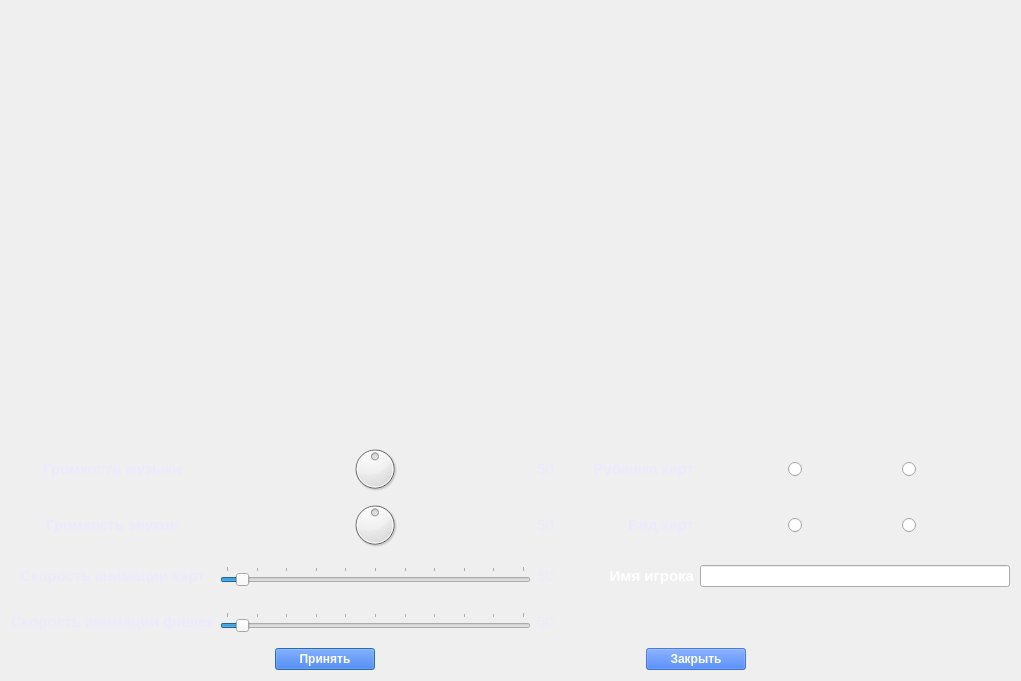
<?xml version="1.0" encoding="UTF-8"?>
<ui version="4.0">
 <class>SettingsForm</class>
 <widget class="QDialog" name="SettingsForm">
  <property name="geometry">
   <rect>
    <x>0</x>
    <y>0</y>
    <width>1021</width>
    <height>681</height>
   </rect>
  </property>
  <property name="windowTitle">
   <string>Настройки</string>
  </property>
  <property name="windowOpacity">
   <double>1.000000000000000</double>
  </property>
  <property name="autoFillBackground">
   <bool>true</bool>
  </property>
  <layout class="QVBoxLayout" name="verticalLayout_5">
   <item>
    <layout class="QVBoxLayout" name="verticalLayout_3">
     <item>
      <spacer name="verticalSpacer">
       <property name="orientation">
        <enum>Qt::Vertical</enum>
       </property>
       <property name="sizeType">
        <enum>QSizePolicy::Maximum</enum>
       </property>
       <property name="sizeHint" stdset="0">
        <size>
         <width>20</width>
         <height>500</height>
        </size>
       </property>
      </spacer>
     </item>
     <item>
      <layout class="QGridLayout" name="gridLayout">
       <item row="2" column="3">
        <widget class="QLabel" name="label_5">
         <property name="sizePolicy">
          <sizepolicy hsizetype="Minimum" vsizetype="Preferred">
           <horstretch>0</horstretch>
           <verstretch>0</verstretch>
          </sizepolicy>
         </property>
         <property name="palette">
          <palette>
           <active>
            <colorrole role="WindowText">
             <brush brushstyle="SolidPattern">
              <color alpha="255">
               <red>236</red>
               <green>233</green>
               <blue>255</blue>
              </color>
             </brush>
            </colorrole>
           </active>
           <inactive>
            <colorrole role="WindowText">
             <brush brushstyle="SolidPattern">
              <color alpha="255">
               <red>236</red>
               <green>233</green>
               <blue>255</blue>
              </color>
             </brush>
            </colorrole>
           </inactive>
           <disabled>
            <colorrole role="WindowText">
             <brush brushstyle="SolidPattern">
              <color alpha="255">
               <red>120</red>
               <green>120</green>
               <blue>120</blue>
              </color>
             </brush>
            </colorrole>
           </disabled>
          </palette>
         </property>
         <property name="font">
          <font>
           <pointsize>11</pointsize>
           <weight>75</weight>
           <bold>true</bold>
          </font>
         </property>
         <property name="text">
          <string>Рубашка карт</string>
         </property>
         <property name="alignment">
          <set>Qt::AlignRight|Qt::AlignTrailing|Qt::AlignVCenter</set>
         </property>
        </widget>
       </item>
       <item row="3" column="2">
        <widget class="QLabel" name="soundValue_lbl">
         <property name="palette">
          <palette>
           <active>
            <colorrole role="WindowText">
             <brush brushstyle="SolidPattern">
              <color alpha="255">
               <red>236</red>
               <green>233</green>
               <blue>255</blue>
              </color>
             </brush>
            </colorrole>
           </active>
           <inactive>
            <colorrole role="WindowText">
             <brush brushstyle="SolidPattern">
              <color alpha="255">
               <red>236</red>
               <green>233</green>
               <blue>255</blue>
              </color>
             </brush>
            </colorrole>
           </inactive>
           <disabled>
            <colorrole role="WindowText">
             <brush brushstyle="SolidPattern">
              <color alpha="255">
               <red>120</red>
               <green>120</green>
               <blue>120</blue>
              </color>
             </brush>
            </colorrole>
           </disabled>
          </palette>
         </property>
         <property name="font">
          <font>
           <pointsize>11</pointsize>
          </font>
         </property>
         <property name="text">
          <string>50</string>
         </property>
         <property name="alignment">
          <set>Qt::AlignLeading|Qt::AlignLeft|Qt::AlignVCenter</set>
         </property>
        </widget>
       </item>
       <item row="5" column="2">
        <widget class="QLabel" name="chipsAnimValue_lbl">
         <property name="minimumSize">
          <size>
           <width>50</width>
           <height>0</height>
          </size>
         </property>
         <property name="palette">
          <palette>
           <active>
            <colorrole role="WindowText">
             <brush brushstyle="SolidPattern">
              <color alpha="255">
               <red>236</red>
               <green>233</green>
               <blue>255</blue>
              </color>
             </brush>
            </colorrole>
           </active>
           <inactive>
            <colorrole role="WindowText">
             <brush brushstyle="SolidPattern">
              <color alpha="255">
               <red>236</red>
               <green>233</green>
               <blue>255</blue>
              </color>
             </brush>
            </colorrole>
           </inactive>
           <disabled>
            <colorrole role="WindowText">
             <brush brushstyle="SolidPattern">
              <color alpha="255">
               <red>120</red>
               <green>120</green>
               <blue>120</blue>
              </color>
             </brush>
            </colorrole>
           </disabled>
          </palette>
         </property>
         <property name="font">
          <font>
           <pointsize>11</pointsize>
          </font>
         </property>
         <property name="text">
          <string>50</string>
         </property>
         <property name="alignment">
          <set>Qt::AlignLeading|Qt::AlignLeft|Qt::AlignVCenter</set>
         </property>
        </widget>
       </item>
       <item row="3" column="4">
        <widget class="QGroupBox" name="groupBox_2">
         <property name="styleSheet">
          <string notr="true">border: 0px</string>
         </property>
         <property name="title">
          <string/>
         </property>
         <layout class="QVBoxLayout" name="verticalLayout_2">
          <property name="leftMargin">
           <number>0</number>
          </property>
          <property name="topMargin">
           <number>0</number>
          </property>
          <property name="rightMargin">
           <number>0</number>
          </property>
          <property name="bottomMargin">
           <number>0</number>
          </property>
          <item>
           <layout class="QHBoxLayout" name="horizontalLayout_5">
            <item>
             <spacer name="horizontalSpacer_4">
              <property name="orientation">
               <enum>Qt::Horizontal</enum>
              </property>
              <property name="sizeHint" stdset="0">
               <size>
                <width>40</width>
                <height>20</height>
               </size>
              </property>
             </spacer>
            </item>
            <item>
             <widget class="QRadioButton" name="card1_rbtn">
              <property name="sizePolicy">
               <sizepolicy hsizetype="Fixed" vsizetype="Fixed">
                <horstretch>0</horstretch>
                <verstretch>0</verstretch>
               </sizepolicy>
              </property>
              <property name="contextMenuPolicy">
               <enum>Qt::NoContextMenu</enum>
              </property>
              <property name="layoutDirection">
               <enum>Qt::LeftToRight</enum>
              </property>
              <property name="autoFillBackground">
               <bool>false</bool>
              </property>
              <property name="text">
               <string/>
              </property>
              <property name="icon">
               <iconset>
                <normaloff>cards/1_h13.png</normaloff>cards/1_h13.png</iconset>
              </property>
              <property name="iconSize">
               <size>
                <width>61</width>
                <height>86</height>
               </size>
              </property>
             </widget>
            </item>
            <item>
             <spacer name="horizontalSpacer_5">
              <property name="orientation">
               <enum>Qt::Horizontal</enum>
              </property>
              <property name="sizeHint" stdset="0">
               <size>
                <width>60</width>
                <height>20</height>
               </size>
              </property>
             </spacer>
            </item>
            <item>
             <widget class="QRadioButton" name="card2_rbtn">
              <property name="sizePolicy">
               <sizepolicy hsizetype="Fixed" vsizetype="Fixed">
                <horstretch>0</horstretch>
                <verstretch>0</verstretch>
               </sizepolicy>
              </property>
              <property name="text">
               <string/>
              </property>
              <property name="icon">
               <iconset>
                <normaloff>cards/2_h13.png</normaloff>cards/2_h13.png</iconset>
              </property>
              <property name="iconSize">
               <size>
                <width>61</width>
                <height>86</height>
               </size>
              </property>
             </widget>
            </item>
            <item>
             <spacer name="horizontalSpacer_6">
              <property name="orientation">
               <enum>Qt::Horizontal</enum>
              </property>
              <property name="sizeHint" stdset="0">
               <size>
                <width>40</width>
                <height>20</height>
               </size>
              </property>
             </spacer>
            </item>
           </layout>
          </item>
         </layout>
        </widget>
       </item>
       <item row="5" column="1">
        <layout class="QVBoxLayout" name="verticalLayout_4">
         <property name="topMargin">
          <number>10</number>
         </property>
         <property name="bottomMargin">
          <number>10</number>
         </property>
         <item>
          <widget class="QSlider" name="chipsAnimSlider">
           <property name="maximum">
            <number>1000</number>
           </property>
           <property name="value">
            <number>50</number>
           </property>
           <property name="orientation">
            <enum>Qt::Horizontal</enum>
           </property>
           <property name="tickPosition">
            <enum>QSlider::TicksAbove</enum>
           </property>
           <property name="tickInterval">
            <number>100</number>
           </property>
          </widget>
         </item>
        </layout>
       </item>
       <item row="2" column="1">
        <layout class="QHBoxLayout" name="horizontalLayout_6">
         <item>
          <widget class="QDial" name="musicDial">
           <property name="maximumSize">
            <size>
             <width>70</width>
             <height>70</height>
            </size>
           </property>
           <property name="maximum">
            <number>100</number>
           </property>
           <property name="value">
            <number>50</number>
           </property>
          </widget>
         </item>
        </layout>
       </item>
       <item row="4" column="1">
        <layout class="QHBoxLayout" name="horizontalLayout_2">
         <property name="topMargin">
          <number>10</number>
         </property>
         <property name="bottomMargin">
          <number>10</number>
         </property>
         <item>
          <widget class="QSlider" name="cardsAnimSlider">
           <property name="maximum">
            <number>1000</number>
           </property>
           <property name="value">
            <number>50</number>
           </property>
           <property name="orientation">
            <enum>Qt::Horizontal</enum>
           </property>
           <property name="tickPosition">
            <enum>QSlider::TicksAbove</enum>
           </property>
           <property name="tickInterval">
            <number>100</number>
           </property>
          </widget>
         </item>
        </layout>
       </item>
       <item row="2" column="4">
        <widget class="QGroupBox" name="groupBox">
         <property name="styleSheet">
          <string notr="true">border: 0px</string>
         </property>
         <property name="title">
          <string/>
         </property>
         <layout class="QVBoxLayout" name="verticalLayout">
          <property name="leftMargin">
           <number>0</number>
          </property>
          <property name="topMargin">
           <number>0</number>
          </property>
          <property name="rightMargin">
           <number>0</number>
          </property>
          <property name="bottomMargin">
           <number>0</number>
          </property>
          <item>
           <layout class="QHBoxLayout" name="horizontalLayout_3">
            <item>
             <spacer name="horizontalSpacer">
              <property name="orientation">
               <enum>Qt::Horizontal</enum>
              </property>
              <property name="sizeHint" stdset="0">
               <size>
                <width>40</width>
                <height>20</height>
               </size>
              </property>
             </spacer>
            </item>
            <item>
             <widget class="QRadioButton" name="shirt1_rbtn">
              <property name="sizePolicy">
               <sizepolicy hsizetype="Fixed" vsizetype="Fixed">
                <horstretch>0</horstretch>
                <verstretch>0</verstretch>
               </sizepolicy>
              </property>
              <property name="layoutDirection">
               <enum>Qt::LeftToRight</enum>
              </property>
              <property name="text">
               <string/>
              </property>
              <property name="icon">
               <iconset>
                <normaloff>cards/1_shirt.png</normaloff>cards/1_shirt.png</iconset>
              </property>
              <property name="iconSize">
               <size>
                <width>61</width>
                <height>86</height>
               </size>
              </property>
             </widget>
            </item>
            <item>
             <spacer name="horizontalSpacer_2">
              <property name="orientation">
               <enum>Qt::Horizontal</enum>
              </property>
              <property name="sizeHint" stdset="0">
               <size>
                <width>60</width>
                <height>20</height>
               </size>
              </property>
             </spacer>
            </item>
            <item>
             <widget class="QRadioButton" name="shirt2_rbtn">
              <property name="sizePolicy">
               <sizepolicy hsizetype="Fixed" vsizetype="Fixed">
                <horstretch>0</horstretch>
                <verstretch>0</verstretch>
               </sizepolicy>
              </property>
              <property name="text">
               <string/>
              </property>
              <property name="icon">
               <iconset>
                <normaloff>cards/2_shirt.png</normaloff>cards/2_shirt.png</iconset>
              </property>
              <property name="iconSize">
               <size>
                <width>61</width>
                <height>86</height>
               </size>
              </property>
             </widget>
            </item>
            <item>
             <spacer name="horizontalSpacer_3">
              <property name="orientation">
               <enum>Qt::Horizontal</enum>
              </property>
              <property name="sizeHint" stdset="0">
               <size>
                <width>40</width>
                <height>20</height>
               </size>
              </property>
             </spacer>
            </item>
           </layout>
          </item>
         </layout>
        </widget>
       </item>
       <item row="2" column="0">
        <widget class="QLabel" name="label">
         <property name="palette">
          <palette>
           <active>
            <colorrole role="WindowText">
             <brush brushstyle="SolidPattern">
              <color alpha="255">
               <red>236</red>
               <green>233</green>
               <blue>255</blue>
              </color>
             </brush>
            </colorrole>
           </active>
           <inactive>
            <colorrole role="WindowText">
             <brush brushstyle="SolidPattern">
              <color alpha="255">
               <red>236</red>
               <green>233</green>
               <blue>255</blue>
              </color>
             </brush>
            </colorrole>
           </inactive>
           <disabled>
            <colorrole role="WindowText">
             <brush brushstyle="SolidPattern">
              <color alpha="255">
               <red>120</red>
               <green>120</green>
               <blue>120</blue>
              </color>
             </brush>
            </colorrole>
           </disabled>
          </palette>
         </property>
         <property name="font">
          <font>
           <pointsize>11</pointsize>
           <weight>75</weight>
           <bold>true</bold>
          </font>
         </property>
         <property name="text">
          <string>Громкость музыки</string>
         </property>
         <property name="alignment">
          <set>Qt::AlignCenter</set>
         </property>
        </widget>
       </item>
       <item row="4" column="0">
        <widget class="QLabel" name="label_7">
         <property name="palette">
          <palette>
           <active>
            <colorrole role="WindowText">
             <brush brushstyle="SolidPattern">
              <color alpha="255">
               <red>236</red>
               <green>233</green>
               <blue>255</blue>
              </color>
             </brush>
            </colorrole>
           </active>
           <inactive>
            <colorrole role="WindowText">
             <brush brushstyle="SolidPattern">
              <color alpha="255">
               <red>236</red>
               <green>233</green>
               <blue>255</blue>
              </color>
             </brush>
            </colorrole>
           </inactive>
           <disabled>
            <colorrole role="WindowText">
             <brush brushstyle="SolidPattern">
              <color alpha="255">
               <red>120</red>
               <green>120</green>
               <blue>120</blue>
              </color>
             </brush>
            </colorrole>
           </disabled>
          </palette>
         </property>
         <property name="font">
          <font>
           <pointsize>11</pointsize>
           <weight>75</weight>
           <bold>true</bold>
          </font>
         </property>
         <property name="text">
          <string>Скорость анимации карт</string>
         </property>
         <property name="alignment">
          <set>Qt::AlignCenter</set>
         </property>
        </widget>
       </item>
       <item row="3" column="0">
        <widget class="QLabel" name="label_4">
         <property name="palette">
          <palette>
           <active>
            <colorrole role="WindowText">
             <brush brushstyle="SolidPattern">
              <color alpha="255">
               <red>236</red>
               <green>233</green>
               <blue>255</blue>
              </color>
             </brush>
            </colorrole>
           </active>
           <inactive>
            <colorrole role="WindowText">
             <brush brushstyle="SolidPattern">
              <color alpha="255">
               <red>236</red>
               <green>233</green>
               <blue>255</blue>
              </color>
             </brush>
            </colorrole>
           </inactive>
           <disabled>
            <colorrole role="WindowText">
             <brush brushstyle="SolidPattern">
              <color alpha="255">
               <red>120</red>
               <green>120</green>
               <blue>120</blue>
              </color>
             </brush>
            </colorrole>
           </disabled>
          </palette>
         </property>
         <property name="font">
          <font>
           <pointsize>11</pointsize>
           <weight>75</weight>
           <bold>true</bold>
          </font>
         </property>
         <property name="text">
          <string>Громкость звуков</string>
         </property>
         <property name="alignment">
          <set>Qt::AlignCenter</set>
         </property>
        </widget>
       </item>
       <item row="3" column="3">
        <widget class="QLabel" name="label_6">
         <property name="palette">
          <palette>
           <active>
            <colorrole role="WindowText">
             <brush brushstyle="SolidPattern">
              <color alpha="255">
               <red>236</red>
               <green>233</green>
               <blue>255</blue>
              </color>
             </brush>
            </colorrole>
           </active>
           <inactive>
            <colorrole role="WindowText">
             <brush brushstyle="SolidPattern">
              <color alpha="255">
               <red>236</red>
               <green>233</green>
               <blue>255</blue>
              </color>
             </brush>
            </colorrole>
           </inactive>
           <disabled>
            <colorrole role="WindowText">
             <brush brushstyle="SolidPattern">
              <color alpha="255">
               <red>120</red>
               <green>120</green>
               <blue>120</blue>
              </color>
             </brush>
            </colorrole>
           </disabled>
          </palette>
         </property>
         <property name="font">
          <font>
           <pointsize>11</pointsize>
           <weight>75</weight>
           <bold>true</bold>
          </font>
         </property>
         <property name="text">
          <string>Вид карт</string>
         </property>
         <property name="alignment">
          <set>Qt::AlignRight|Qt::AlignTrailing|Qt::AlignVCenter</set>
         </property>
        </widget>
       </item>
       <item row="4" column="2">
        <widget class="QLabel" name="cardsAnimValue_lbl">
         <property name="minimumSize">
          <size>
           <width>50</width>
           <height>0</height>
          </size>
         </property>
         <property name="palette">
          <palette>
           <active>
            <colorrole role="WindowText">
             <brush brushstyle="SolidPattern">
              <color alpha="255">
               <red>236</red>
               <green>233</green>
               <blue>255</blue>
              </color>
             </brush>
            </colorrole>
           </active>
           <inactive>
            <colorrole role="WindowText">
             <brush brushstyle="SolidPattern">
              <color alpha="255">
               <red>236</red>
               <green>233</green>
               <blue>255</blue>
              </color>
             </brush>
            </colorrole>
           </inactive>
           <disabled>
            <colorrole role="WindowText">
             <brush brushstyle="SolidPattern">
              <color alpha="255">
               <red>120</red>
               <green>120</green>
               <blue>120</blue>
              </color>
             </brush>
            </colorrole>
           </disabled>
          </palette>
         </property>
         <property name="font">
          <font>
           <pointsize>11</pointsize>
          </font>
         </property>
         <property name="text">
          <string>50</string>
         </property>
         <property name="alignment">
          <set>Qt::AlignLeading|Qt::AlignLeft|Qt::AlignVCenter</set>
         </property>
        </widget>
       </item>
       <item row="3" column="1">
        <layout class="QHBoxLayout" name="horizontalLayout_11">
         <item>
          <widget class="QDial" name="soundDial">
           <property name="maximumSize">
            <size>
             <width>70</width>
             <height>70</height>
            </size>
           </property>
           <property name="maximum">
            <number>100</number>
           </property>
           <property name="value">
            <number>50</number>
           </property>
          </widget>
         </item>
        </layout>
       </item>
       <item row="2" column="2">
        <widget class="QLabel" name="musicValue_lbl">
         <property name="palette">
          <palette>
           <active>
            <colorrole role="WindowText">
             <brush brushstyle="SolidPattern">
              <color alpha="255">
               <red>236</red>
               <green>233</green>
               <blue>255</blue>
              </color>
             </brush>
            </colorrole>
           </active>
           <inactive>
            <colorrole role="WindowText">
             <brush brushstyle="SolidPattern">
              <color alpha="255">
               <red>236</red>
               <green>233</green>
               <blue>255</blue>
              </color>
             </brush>
            </colorrole>
           </inactive>
           <disabled>
            <colorrole role="WindowText">
             <brush brushstyle="SolidPattern">
              <color alpha="255">
               <red>120</red>
               <green>120</green>
               <blue>120</blue>
              </color>
             </brush>
            </colorrole>
           </disabled>
          </palette>
         </property>
         <property name="font">
          <font>
           <pointsize>11</pointsize>
          </font>
         </property>
         <property name="text">
          <string>50</string>
         </property>
         <property name="alignment">
          <set>Qt::AlignLeading|Qt::AlignLeft|Qt::AlignVCenter</set>
         </property>
        </widget>
       </item>
       <item row="5" column="0">
        <widget class="QLabel" name="label_10">
         <property name="palette">
          <palette>
           <active>
            <colorrole role="WindowText">
             <brush brushstyle="SolidPattern">
              <color alpha="255">
               <red>236</red>
               <green>233</green>
               <blue>255</blue>
              </color>
             </brush>
            </colorrole>
           </active>
           <inactive>
            <colorrole role="WindowText">
             <brush brushstyle="SolidPattern">
              <color alpha="255">
               <red>236</red>
               <green>233</green>
               <blue>255</blue>
              </color>
             </brush>
            </colorrole>
           </inactive>
           <disabled>
            <colorrole role="WindowText">
             <brush brushstyle="SolidPattern">
              <color alpha="255">
               <red>120</red>
               <green>120</green>
               <blue>120</blue>
              </color>
             </brush>
            </colorrole>
           </disabled>
          </palette>
         </property>
         <property name="font">
          <font>
           <pointsize>11</pointsize>
           <weight>75</weight>
           <bold>true</bold>
          </font>
         </property>
         <property name="text">
          <string>Скорость анимации фишек</string>
         </property>
         <property name="alignment">
          <set>Qt::AlignCenter</set>
         </property>
        </widget>
       </item>
       <item row="4" column="3">
        <widget class="QLabel" name="label_2">
         <property name="palette">
          <palette>
           <active>
            <colorrole role="WindowText">
             <brush brushstyle="SolidPattern">
              <color alpha="255">
               <red>255</red>
               <green>255</green>
               <blue>255</blue>
              </color>
             </brush>
            </colorrole>
           </active>
           <inactive>
            <colorrole role="WindowText">
             <brush brushstyle="SolidPattern">
              <color alpha="255">
               <red>255</red>
               <green>255</green>
               <blue>255</blue>
              </color>
             </brush>
            </colorrole>
           </inactive>
           <disabled>
            <colorrole role="WindowText">
             <brush brushstyle="SolidPattern">
              <color alpha="255">
               <red>120</red>
               <green>120</green>
               <blue>120</blue>
              </color>
             </brush>
            </colorrole>
           </disabled>
          </palette>
         </property>
         <property name="font">
          <font>
           <pointsize>11</pointsize>
           <weight>75</weight>
           <bold>true</bold>
          </font>
         </property>
         <property name="text">
          <string>Имя игрока</string>
         </property>
         <property name="alignment">
          <set>Qt::AlignRight|Qt::AlignTrailing|Qt::AlignVCenter</set>
         </property>
        </widget>
       </item>
       <item row="4" column="4">
        <widget class="QLineEdit" name="playerName_textEdit"/>
       </item>
      </layout>
     </item>
     <item>
      <layout class="QHBoxLayout" name="horizontalLayout">
       <item>
        <spacer name="horizontalSpacer_7">
         <property name="orientation">
          <enum>Qt::Horizontal</enum>
         </property>
         <property name="sizeHint" stdset="0">
          <size>
           <width>40</width>
           <height>20</height>
          </size>
         </property>
        </spacer>
       </item>
       <item>
        <widget class="QPushButton" name="accept_btn">
         <property name="enabled">
          <bool>true</bool>
         </property>
         <property name="sizePolicy">
          <sizepolicy hsizetype="Preferred" vsizetype="Fixed">
           <horstretch>0</horstretch>
           <verstretch>0</verstretch>
          </sizepolicy>
         </property>
         <property name="minimumSize">
          <size>
           <width>100</width>
           <height>0</height>
          </size>
         </property>
         <property name="palette">
          <palette>
           <active>
            <colorrole role="Button">
             <brush brushstyle="SolidPattern">
              <color alpha="150">
               <red>0</red>
               <green>85</green>
               <blue>255</blue>
              </color>
             </brush>
            </colorrole>
            <colorrole role="ButtonText">
             <brush brushstyle="SolidPattern">
              <color alpha="255">
               <red>255</red>
               <green>255</green>
               <blue>255</blue>
              </color>
             </brush>
            </colorrole>
            <colorrole role="Base">
             <brush brushstyle="SolidPattern">
              <color alpha="150">
               <red>0</red>
               <green>85</green>
               <blue>255</blue>
              </color>
             </brush>
            </colorrole>
            <colorrole role="Window">
             <brush brushstyle="SolidPattern">
              <color alpha="150">
               <red>0</red>
               <green>85</green>
               <blue>255</blue>
              </color>
             </brush>
            </colorrole>
           </active>
           <inactive>
            <colorrole role="Button">
             <brush brushstyle="SolidPattern">
              <color alpha="150">
               <red>0</red>
               <green>85</green>
               <blue>255</blue>
              </color>
             </brush>
            </colorrole>
            <colorrole role="ButtonText">
             <brush brushstyle="SolidPattern">
              <color alpha="255">
               <red>255</red>
               <green>255</green>
               <blue>255</blue>
              </color>
             </brush>
            </colorrole>
            <colorrole role="Base">
             <brush brushstyle="SolidPattern">
              <color alpha="150">
               <red>0</red>
               <green>85</green>
               <blue>255</blue>
              </color>
             </brush>
            </colorrole>
            <colorrole role="Window">
             <brush brushstyle="SolidPattern">
              <color alpha="150">
               <red>0</red>
               <green>85</green>
               <blue>255</blue>
              </color>
             </brush>
            </colorrole>
           </inactive>
           <disabled>
            <colorrole role="Button">
             <brush brushstyle="SolidPattern">
              <color alpha="150">
               <red>0</red>
               <green>85</green>
               <blue>255</blue>
              </color>
             </brush>
            </colorrole>
            <colorrole role="ButtonText">
             <brush brushstyle="SolidPattern">
              <color alpha="255">
               <red>120</red>
               <green>120</green>
               <blue>120</blue>
              </color>
             </brush>
            </colorrole>
            <colorrole role="Base">
             <brush brushstyle="SolidPattern">
              <color alpha="150">
               <red>0</red>
               <green>85</green>
               <blue>255</blue>
              </color>
             </brush>
            </colorrole>
            <colorrole role="Window">
             <brush brushstyle="SolidPattern">
              <color alpha="150">
               <red>0</red>
               <green>85</green>
               <blue>255</blue>
              </color>
             </brush>
            </colorrole>
           </disabled>
          </palette>
         </property>
         <property name="font">
          <font>
           <weight>75</weight>
           <bold>true</bold>
          </font>
         </property>
         <property name="styleSheet">
          <string notr="true">background-color: rgba(0, 85, 255, 150);</string>
         </property>
         <property name="text">
          <string>Принять</string>
         </property>
        </widget>
       </item>
       <item>
        <spacer name="horizontalSpacer_9">
         <property name="orientation">
          <enum>Qt::Horizontal</enum>
         </property>
         <property name="sizeHint" stdset="0">
          <size>
           <width>40</width>
           <height>20</height>
          </size>
         </property>
        </spacer>
       </item>
       <item>
        <widget class="QPushButton" name="cancel_btn">
         <property name="enabled">
          <bool>true</bool>
         </property>
         <property name="sizePolicy">
          <sizepolicy hsizetype="Preferred" vsizetype="Fixed">
           <horstretch>0</horstretch>
           <verstretch>0</verstretch>
          </sizepolicy>
         </property>
         <property name="minimumSize">
          <size>
           <width>100</width>
           <height>0</height>
          </size>
         </property>
         <property name="palette">
          <palette>
           <active>
            <colorrole role="Button">
             <brush brushstyle="SolidPattern">
              <color alpha="150">
               <red>0</red>
               <green>85</green>
               <blue>255</blue>
              </color>
             </brush>
            </colorrole>
            <colorrole role="ButtonText">
             <brush brushstyle="SolidPattern">
              <color alpha="255">
               <red>255</red>
               <green>255</green>
               <blue>255</blue>
              </color>
             </brush>
            </colorrole>
            <colorrole role="Base">
             <brush brushstyle="SolidPattern">
              <color alpha="150">
               <red>0</red>
               <green>85</green>
               <blue>255</blue>
              </color>
             </brush>
            </colorrole>
            <colorrole role="Window">
             <brush brushstyle="SolidPattern">
              <color alpha="150">
               <red>0</red>
               <green>85</green>
               <blue>255</blue>
              </color>
             </brush>
            </colorrole>
           </active>
           <inactive>
            <colorrole role="Button">
             <brush brushstyle="SolidPattern">
              <color alpha="150">
               <red>0</red>
               <green>85</green>
               <blue>255</blue>
              </color>
             </brush>
            </colorrole>
            <colorrole role="ButtonText">
             <brush brushstyle="SolidPattern">
              <color alpha="255">
               <red>255</red>
               <green>255</green>
               <blue>255</blue>
              </color>
             </brush>
            </colorrole>
            <colorrole role="Base">
             <brush brushstyle="SolidPattern">
              <color alpha="150">
               <red>0</red>
               <green>85</green>
               <blue>255</blue>
              </color>
             </brush>
            </colorrole>
            <colorrole role="Window">
             <brush brushstyle="SolidPattern">
              <color alpha="150">
               <red>0</red>
               <green>85</green>
               <blue>255</blue>
              </color>
             </brush>
            </colorrole>
           </inactive>
           <disabled>
            <colorrole role="Button">
             <brush brushstyle="SolidPattern">
              <color alpha="150">
               <red>0</red>
               <green>85</green>
               <blue>255</blue>
              </color>
             </brush>
            </colorrole>
            <colorrole role="ButtonText">
             <brush brushstyle="SolidPattern">
              <color alpha="255">
               <red>120</red>
               <green>120</green>
               <blue>120</blue>
              </color>
             </brush>
            </colorrole>
            <colorrole role="Base">
             <brush brushstyle="SolidPattern">
              <color alpha="150">
               <red>0</red>
               <green>85</green>
               <blue>255</blue>
              </color>
             </brush>
            </colorrole>
            <colorrole role="Window">
             <brush brushstyle="SolidPattern">
              <color alpha="150">
               <red>0</red>
               <green>85</green>
               <blue>255</blue>
              </color>
             </brush>
            </colorrole>
           </disabled>
          </palette>
         </property>
         <property name="font">
          <font>
           <weight>75</weight>
           <bold>true</bold>
          </font>
         </property>
         <property name="styleSheet">
          <string notr="true">background-color: rgba(0, 85, 255, 150);</string>
         </property>
         <property name="text">
          <string>Закрыть</string>
         </property>
        </widget>
       </item>
       <item>
        <spacer name="horizontalSpacer_8">
         <property name="orientation">
          <enum>Qt::Horizontal</enum>
         </property>
         <property name="sizeHint" stdset="0">
          <size>
           <width>40</width>
           <height>20</height>
          </size>
         </property>
        </spacer>
       </item>
      </layout>
     </item>
    </layout>
   </item>
  </layout>
 </widget>
 <layoutdefault spacing="6" margin="11"/>
 <resources/>
 <connections>
  <connection>
   <sender>cancel_btn</sender>
   <signal>clicked()</signal>
   <receiver>SettingsForm</receiver>
   <slot>reject()</slot>
   <hints>
    <hint type="sourcelabel">
     <x>745</x>
     <y>669</y>
    </hint>
    <hint type="destinationlabel">
     <x>371</x>
     <y>481</y>
    </hint>
   </hints>
  </connection>
  <connection>
   <sender>cardsAnimSlider</sender>
   <signal>valueChanged(int)</signal>
   <receiver>SettingsForm</receiver>
   <slot>setCardsAnimSliderSlot(int)</slot>
   <hints>
    <hint type="sourcelabel">
     <x>456</x>
     <y>575</y>
    </hint>
    <hint type="destinationlabel">
     <x>211</x>
     <y>518</y>
    </hint>
   </hints>
  </connection>
  <connection>
   <sender>chipsAnimSlider</sender>
   <signal>valueChanged(int)</signal>
   <receiver>SettingsForm</receiver>
   <slot>setChipsAnimSliderSlot(int)</slot>
   <hints>
    <hint type="sourcelabel">
     <x>437</x>
     <y>628</y>
    </hint>
    <hint type="destinationlabel">
     <x>181</x>
     <y>530</y>
    </hint>
   </hints>
  </connection>
  <connection>
   <sender>accept_btn</sender>
   <signal>clicked()</signal>
   <receiver>SettingsForm</receiver>
   <slot>acceptSlot()</slot>
   <hints>
    <hint type="sourcelabel">
     <x>374</x>
     <y>669</y>
    </hint>
    <hint type="destinationlabel">
     <x>37</x>
     <y>530</y>
    </hint>
   </hints>
  </connection>
  <connection>
   <sender>musicDial</sender>
   <signal>valueChanged(int)</signal>
   <receiver>SettingsForm</receiver>
   <slot>setMusicVolumeSlot(int)</slot>
   <hints>
    <hint type="sourcelabel">
     <x>355</x>
     <y>396</y>
    </hint>
    <hint type="destinationlabel">
     <x>260</x>
     <y>309</y>
    </hint>
   </hints>
  </connection>
  <connection>
   <sender>soundDial</sender>
   <signal>valueChanged(int)</signal>
   <receiver>SettingsForm</receiver>
   <slot>setSoundVolumeSlot(int)</slot>
   <hints>
    <hint type="sourcelabel">
     <x>381</x>
     <y>467</y>
    </hint>
    <hint type="destinationlabel">
     <x>447</x>
     <y>277</y>
    </hint>
   </hints>
  </connection>
 </connections>
 <slots>
  <slot>setCardsAnimSliderSlot(int)</slot>
  <slot>setChipsAnimSliderSlot(int)</slot>
  <slot>acceptSlot()</slot>
  <slot>setSoundVolumeSlot(int)</slot>
  <slot>setMusicVolumeSlot(int)</slot>
 </slots>
</ui>
